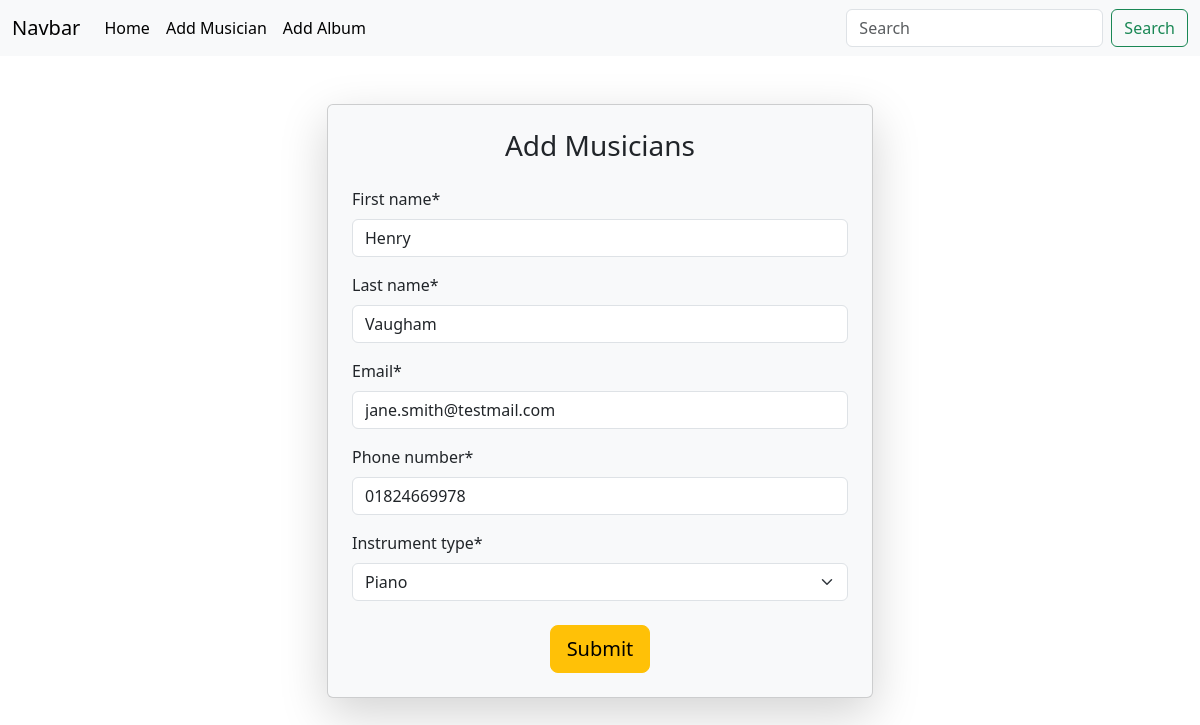
The app's page /musicians/edit_musicians/6 with its own data.
### musicians_app/models.py (models this page shows, shortened)
class Musician(models.Model):
    first_name = models.CharField(max_length=20)
    last_name = models.CharField(max_length=20)
    email = models.EmailField()
    phone_number = models.CharField(max_length=12)
    instrument_type = models.CharField(max_length=20)

### musicians_app/views.py (the view)
# urls.py: path('edit_musicians/<int:id>', views.edit_musician , name= 'edit_musician'),
def edit_musician(request, id):
    music = models.Musician.objects.get(pk=id)
    music_form = MusicianForm(instance= music)
    if request.method == 'POST':
        music_form = MusicianForm(request.POST, instance = music)
        if music_form.is_valid():
            music_form.save()
            return redirect('home')
    return render(request, 'musician.html', {'form': music_form})

### musicians_app/forms.py
class MusicianForm(forms.ModelForm):
    class Meta:
        model = Musician
        fields = '__all__'
        widgets ={
            'instrument_type': forms.Select(choices=instruments)
        }

### musicians_app/templates/musician.html (shortened to what this page needs)
{% extends "base.html" %}
{% block content %}
<div class="container mt-5">
    <div class="row justify-content-center">
      <div class="col-md-6">
        <div class="card shadow-lg bg-light p-4">
          <h3 class="card-title text-center mb-4">Add Musicians</h3>
          {% load crispy_forms_tags %}
          <form method="post">
            {{ form|crispy }}
            <div class="text-center mt-4">
              <button type="submit" class="btn btn-warning btn-lg">Submit</button>
            </div>
          </form>
        </div>
      </div>
    </div>
  </div>
{% endblock %}

### records on screen
Musician: first_name "Henry", last_name "Vaugham", email "jane.smith@testmail.com", phone_number "01824669978", instrument_type "Piano"
